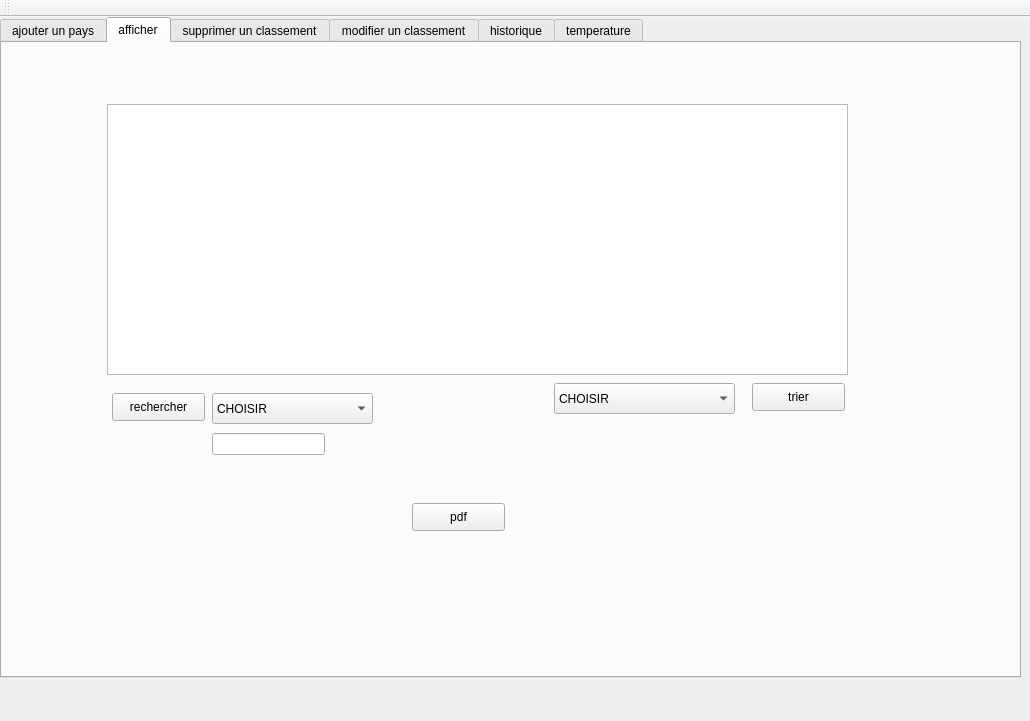
<?xml version="1.0" encoding="UTF-8"?>
<ui version="4.0">
 <class>MainWindow</class>
 <widget class="QMainWindow" name="MainWindow">
  <property name="geometry">
   <rect>
    <x>0</x>
    <y>0</y>
    <width>1030</width>
    <height>721</height>
   </rect>
  </property>
  <property name="windowTitle">
   <string>Gestion des Clients</string>
  </property>
  <property name="styleSheet">
   <string notr="true"/>
  </property>
  <widget class="QWidget" name="centralWidget">
   <widget class="QTabWidget" name="tabWidget">
    <property name="geometry">
     <rect>
      <x>0</x>
      <y>0</y>
      <width>1021</width>
      <height>661</height>
     </rect>
    </property>
    <property name="styleSheet">
     <string notr="true">background-image: url(:/IMG/image/126899884_1814232468724026_7524869894770073441_n.png);</string>
    </property>
    <property name="currentIndex">
     <number>1</number>
    </property>
    <widget class="QWidget" name="widget">
     <attribute name="title">
      <string>ajouter un pays</string>
     </attribute>
     <widget class="QGroupBox" name="groupBox">
      <property name="geometry">
       <rect>
        <x>0</x>
        <y>0</y>
        <width>531</width>
        <height>261</height>
       </rect>
      </property>
      <property name="title">
       <string>gestion de pays</string>
      </property>
      <widget class="QLabel" name="label">
       <property name="geometry">
        <rect>
         <x>100</x>
         <y>50</y>
         <width>71</width>
         <height>16</height>
        </rect>
       </property>
       <property name="text">
        <string>IP adresse</string>
       </property>
      </widget>
      <widget class="QLabel" name="label_2">
       <property name="geometry">
        <rect>
         <x>90</x>
         <y>90</y>
         <width>81</width>
         <height>21</height>
        </rect>
       </property>
       <property name="text">
        <string>Nom</string>
       </property>
      </widget>
      <widget class="QLabel" name="label_3">
       <property name="geometry">
        <rect>
         <x>90</x>
         <y>130</y>
         <width>71</width>
         <height>16</height>
        </rect>
       </property>
       <property name="text">
        <string>NB_athletes</string>
       </property>
      </widget>
      <widget class="QLineEdit" name="le_IP">
       <property name="geometry">
        <rect>
         <x>200</x>
         <y>50</y>
         <width>113</width>
         <height>22</height>
        </rect>
       </property>
      </widget>
      <widget class="QLineEdit" name="le_Nom">
       <property name="geometry">
        <rect>
         <x>190</x>
         <y>90</y>
         <width>113</width>
         <height>22</height>
        </rect>
       </property>
      </widget>
      <widget class="QLineEdit" name="le_NB_athletes">
       <property name="geometry">
        <rect>
         <x>190</x>
         <y>130</y>
         <width>113</width>
         <height>22</height>
        </rect>
       </property>
      </widget>
      <widget class="QPushButton" name="pb_ajouter">
       <property name="geometry">
        <rect>
         <x>340</x>
         <y>80</y>
         <width>93</width>
         <height>28</height>
        </rect>
       </property>
       <property name="text">
        <string>ajouter</string>
       </property>
      </widget>
      <widget class="QLabel" name="label_9">
       <property name="geometry">
        <rect>
         <x>100</x>
         <y>180</y>
         <width>71</width>
         <height>16</height>
        </rect>
       </property>
       <property name="text">
        <string>classement</string>
       </property>
      </widget>
      <widget class="QLineEdit" name="le_classement">
       <property name="geometry">
        <rect>
         <x>200</x>
         <y>170</y>
         <width>113</width>
         <height>22</height>
        </rect>
       </property>
      </widget>
     </widget>
    </widget>
    <widget class="QWidget" name="widget_2">
     <attribute name="title">
      <string>afficher</string>
     </attribute>
     <widget class="QTableView" name="tab_pays">
      <property name="geometry">
       <rect>
        <x>105</x>
        <y>61</y>
        <width>741</width>
        <height>271</height>
       </rect>
      </property>
     </widget>
     <widget class="QPushButton" name="rech">
      <property name="geometry">
       <rect>
        <x>110</x>
        <y>350</y>
        <width>93</width>
        <height>28</height>
       </rect>
      </property>
      <property name="text">
       <string>rechercher</string>
      </property>
     </widget>
     <widget class="QPushButton" name="le_tri">
      <property name="geometry">
       <rect>
        <x>750</x>
        <y>340</y>
        <width>93</width>
        <height>28</height>
       </rect>
      </property>
      <property name="text">
       <string>trier</string>
      </property>
     </widget>
     <widget class="QComboBox" name="cb_trie">
      <property name="geometry">
       <rect>
        <x>552</x>
        <y>340</y>
        <width>181</width>
        <height>31</height>
       </rect>
      </property>
      <item>
       <property name="text">
        <string>CHOISIR</string>
       </property>
      </item>
      <item>
       <property name="text">
        <string>IP_ADRESSE CROISSANT</string>
       </property>
      </item>
      <item>
       <property name="text">
        <string>IP_ADRESSE DECROISSANT</string>
       </property>
      </item>
      <item>
       <property name="text">
        <string>NOM CROISSANT</string>
       </property>
      </item>
      <item>
       <property name="text">
        <string>NOM DECROISSANT</string>
       </property>
      </item>
      <item>
       <property name="text">
        <string>NB_ATHLETE CROISSANT</string>
       </property>
      </item>
      <item>
       <property name="text">
        <string>NB_ATHLETE DECROISSANT</string>
       </property>
      </item>
      <item>
       <property name="text">
        <string>CLASSEMENT CROISSANT</string>
       </property>
      </item>
      <item>
       <property name="text">
        <string>CLASSEMENT DECROISSANT</string>
       </property>
      </item>
     </widget>
     <widget class="QComboBox" name="cb_rech">
      <property name="geometry">
       <rect>
        <x>210</x>
        <y>350</y>
        <width>161</width>
        <height>31</height>
       </rect>
      </property>
      <item>
       <property name="text">
        <string>CHOISIR</string>
       </property>
      </item>
      <item>
       <property name="text">
        <string>IP_ADRESSE</string>
       </property>
      </item>
      <item>
       <property name="text">
        <string>NOM</string>
       </property>
      </item>
      <item>
       <property name="text">
        <string>NB_ATHLETE</string>
       </property>
      </item>
      <item>
       <property name="text">
        <string>CLASSEMENT</string>
       </property>
      </item>
     </widget>
     <widget class="QLineEdit" name="le_rech">
      <property name="geometry">
       <rect>
        <x>210</x>
        <y>390</y>
        <width>113</width>
        <height>22</height>
       </rect>
      </property>
     </widget>
     <widget class="QPushButton" name="pushButton">
      <property name="geometry">
       <rect>
        <x>410</x>
        <y>460</y>
        <width>93</width>
        <height>28</height>
       </rect>
      </property>
      <property name="text">
       <string>pdf</string>
      </property>
     </widget>
    </widget>
    <widget class="QWidget" name="tab_3">
     <attribute name="title">
      <string>supprimer un classement</string>
     </attribute>
     <widget class="QGroupBox" name="groupBox_2">
      <property name="geometry">
       <rect>
        <x>10</x>
        <y>0</y>
        <width>471</width>
        <height>341</height>
       </rect>
      </property>
      <property name="title">
       <string>gestion de pays</string>
      </property>
      <widget class="QLabel" name="label_5">
       <property name="geometry">
        <rect>
         <x>40</x>
         <y>90</y>
         <width>81</width>
         <height>16</height>
        </rect>
       </property>
       <property name="text">
        <string>IP_adresse</string>
       </property>
      </widget>
      <widget class="QLineEdit" name="le_IP_adresse_supp">
       <property name="geometry">
        <rect>
         <x>150</x>
         <y>90</y>
         <width>113</width>
         <height>22</height>
        </rect>
       </property>
      </widget>
      <widget class="QPushButton" name="pb_supprimer">
       <property name="geometry">
        <rect>
         <x>150</x>
         <y>170</y>
         <width>93</width>
         <height>28</height>
        </rect>
       </property>
       <property name="text">
        <string>supprimer</string>
       </property>
      </widget>
     </widget>
    </widget>
    <widget class="QWidget" name="tab_4">
     <attribute name="title">
      <string>modifier un classement</string>
     </attribute>
     <widget class="QGroupBox" name="tab_pays_2">
      <property name="geometry">
       <rect>
        <x>0</x>
        <y>0</y>
        <width>471</width>
        <height>341</height>
       </rect>
      </property>
      <property name="title">
       <string>gestion de pays</string>
      </property>
      <widget class="QLabel" name="label_10">
       <property name="geometry">
        <rect>
         <x>40</x>
         <y>50</y>
         <width>71</width>
         <height>16</height>
        </rect>
       </property>
       <property name="text">
        <string>IP_adresse</string>
       </property>
      </widget>
      <widget class="QLabel" name="label_12">
       <property name="geometry">
        <rect>
         <x>40</x>
         <y>110</y>
         <width>56</width>
         <height>16</height>
        </rect>
       </property>
       <property name="text">
        <string>Nom</string>
       </property>
      </widget>
      <widget class="QLineEdit" name="le_IP_2">
       <property name="geometry">
        <rect>
         <x>150</x>
         <y>50</y>
         <width>113</width>
         <height>22</height>
        </rect>
       </property>
      </widget>
      <widget class="QLineEdit" name="le_Nom_2">
       <property name="geometry">
        <rect>
         <x>140</x>
         <y>100</y>
         <width>113</width>
         <height>22</height>
        </rect>
       </property>
      </widget>
      <widget class="QPushButton" name="pb_modifier">
       <property name="geometry">
        <rect>
         <x>100</x>
         <y>220</y>
         <width>93</width>
         <height>28</height>
        </rect>
       </property>
       <property name="text">
        <string>modifier</string>
       </property>
      </widget>
      <widget class="QLabel" name="label_13">
       <property name="geometry">
        <rect>
         <x>40</x>
         <y>150</y>
         <width>56</width>
         <height>16</height>
        </rect>
       </property>
       <property name="text">
        <string>NB_athletes</string>
       </property>
      </widget>
      <widget class="QLabel" name="label_14">
       <property name="geometry">
        <rect>
         <x>40</x>
         <y>190</y>
         <width>56</width>
         <height>16</height>
        </rect>
       </property>
       <property name="text">
        <string>classement</string>
       </property>
      </widget>
      <widget class="QLineEdit" name="le_NB_athletes_2">
       <property name="geometry">
        <rect>
         <x>140</x>
         <y>150</y>
         <width>113</width>
         <height>22</height>
        </rect>
       </property>
      </widget>
      <widget class="QLineEdit" name="le_classement_2">
       <property name="geometry">
        <rect>
         <x>140</x>
         <y>180</y>
         <width>113</width>
         <height>22</height>
        </rect>
       </property>
      </widget>
     </widget>
    </widget>
    <widget class="QWidget" name="tab">
     <attribute name="title">
      <string>historique</string>
     </attribute>
     <widget class="QPushButton" name="pushButton_2">
      <property name="geometry">
       <rect>
        <x>580</x>
        <y>120</y>
        <width>93</width>
        <height>28</height>
       </rect>
      </property>
      <property name="text">
       <string>historique1</string>
      </property>
     </widget>
     <widget class="QTextBrowser" name="textBrowser">
      <property name="geometry">
       <rect>
        <x>30</x>
        <y>10</y>
        <width>521</width>
        <height>411</height>
       </rect>
      </property>
     </widget>
    </widget>
    <widget class="QWidget" name="tab_2">
     <attribute name="title">
      <string>temperature</string>
     </attribute>
     <widget class="QLabel" name="temp_label">
      <property name="geometry">
       <rect>
        <x>253</x>
        <y>60</y>
        <width>241</width>
        <height>89</height>
       </rect>
      </property>
      <property name="text">
       <string>&lt;html&gt;&lt;head/&gt;&lt;body&gt;&lt;p&gt;&lt;span style=&quot; font-size:22pt; font-weight:600; color:#ff0000;&quot;&gt;Temperature&lt;/span&gt;&lt;/p&gt;&lt;/body&gt;&lt;/html&gt;</string>
      </property>
     </widget>
     <widget class="QLCDNumber" name="temp_lcdNumber">
      <property name="geometry">
       <rect>
        <x>500</x>
        <y>60</y>
        <width>132</width>
        <height>89</height>
       </rect>
      </property>
      <property name="palette">
       <palette>
        <active>
         <colorrole role="WindowText">
          <brush brushstyle="SolidPattern">
           <color alpha="255">
            <red>0</red>
            <green>0</green>
            <blue>94</blue>
           </color>
          </brush>
         </colorrole>
         <colorrole role="Light">
          <brush brushstyle="SolidPattern">
           <color alpha="255">
            <red>0</red>
            <green>0</green>
            <blue>255</blue>
           </color>
          </brush>
         </colorrole>
         <colorrole role="Dark">
          <brush brushstyle="SolidPattern">
           <color alpha="255">
            <red>0</red>
            <green>0</green>
            <blue>94</blue>
           </color>
          </brush>
         </colorrole>
         <colorrole role="Text">
          <brush brushstyle="SolidPattern">
           <color alpha="255">
            <red>60</red>
            <green>60</green>
            <blue>60</blue>
           </color>
          </brush>
         </colorrole>
         <colorrole role="ButtonText">
          <brush brushstyle="SolidPattern">
           <color alpha="255">
            <red>76</red>
            <green>76</green>
            <blue>76</blue>
           </color>
          </brush>
         </colorrole>
         <colorrole role="PlaceholderText">
          <brush brushstyle="NoBrush">
           <color alpha="128">
            <red>60</red>
            <green>60</green>
            <blue>60</blue>
           </color>
          </brush>
         </colorrole>
        </active>
        <inactive>
         <colorrole role="WindowText">
          <brush brushstyle="SolidPattern">
           <color alpha="255">
            <red>0</red>
            <green>0</green>
            <blue>94</blue>
           </color>
          </brush>
         </colorrole>
         <colorrole role="Light">
          <brush brushstyle="SolidPattern">
           <color alpha="255">
            <red>0</red>
            <green>0</green>
            <blue>255</blue>
           </color>
          </brush>
         </colorrole>
         <colorrole role="Dark">
          <brush brushstyle="SolidPattern">
           <color alpha="255">
            <red>0</red>
            <green>0</green>
            <blue>94</blue>
           </color>
          </brush>
         </colorrole>
         <colorrole role="Text">
          <brush brushstyle="SolidPattern">
           <color alpha="255">
            <red>60</red>
            <green>60</green>
            <blue>60</blue>
           </color>
          </brush>
         </colorrole>
         <colorrole role="ButtonText">
          <brush brushstyle="SolidPattern">
           <color alpha="255">
            <red>76</red>
            <green>76</green>
            <blue>76</blue>
           </color>
          </brush>
         </colorrole>
         <colorrole role="PlaceholderText">
          <brush brushstyle="NoBrush">
           <color alpha="128">
            <red>60</red>
            <green>60</green>
            <blue>60</blue>
           </color>
          </brush>
         </colorrole>
        </inactive>
        <disabled>
         <colorrole role="WindowText">
          <brush brushstyle="SolidPattern">
           <color alpha="255">
            <red>0</red>
            <green>0</green>
            <blue>94</blue>
           </color>
          </brush>
         </colorrole>
         <colorrole role="Light">
          <brush brushstyle="SolidPattern">
           <color alpha="255">
            <red>0</red>
            <green>0</green>
            <blue>255</blue>
           </color>
          </brush>
         </colorrole>
         <colorrole role="Dark">
          <brush brushstyle="SolidPattern">
           <color alpha="255">
            <red>0</red>
            <green>0</green>
            <blue>94</blue>
           </color>
          </brush>
         </colorrole>
         <colorrole role="Text">
          <brush brushstyle="SolidPattern">
           <color alpha="255">
            <red>0</red>
            <green>0</green>
            <blue>94</blue>
           </color>
          </brush>
         </colorrole>
         <colorrole role="ButtonText">
          <brush brushstyle="SolidPattern">
           <color alpha="255">
            <red>0</red>
            <green>0</green>
            <blue>94</blue>
           </color>
          </brush>
         </colorrole>
         <colorrole role="PlaceholderText">
          <brush brushstyle="NoBrush">
           <color alpha="128">
            <red>60</red>
            <green>60</green>
            <blue>60</blue>
           </color>
          </brush>
         </colorrole>
        </disabled>
       </palette>
      </property>
      <property name="digitCount">
       <number>7</number>
      </property>
     </widget>
    </widget>
   </widget>
  </widget>
  <widget class="QMenuBar" name="menuBar">
   <property name="geometry">
    <rect>
     <x>0</x>
     <y>0</y>
     <width>1030</width>
     <height>26</height>
    </rect>
   </property>
  </widget>
  <widget class="QToolBar" name="mainToolBar">
   <attribute name="toolBarArea">
    <enum>TopToolBarArea</enum>
   </attribute>
   <attribute name="toolBarBreak">
    <bool>false</bool>
   </attribute>
  </widget>
 </widget>
 <layoutdefault spacing="6" margin="11"/>
 <resources/>
 <connections/>
</ui>
